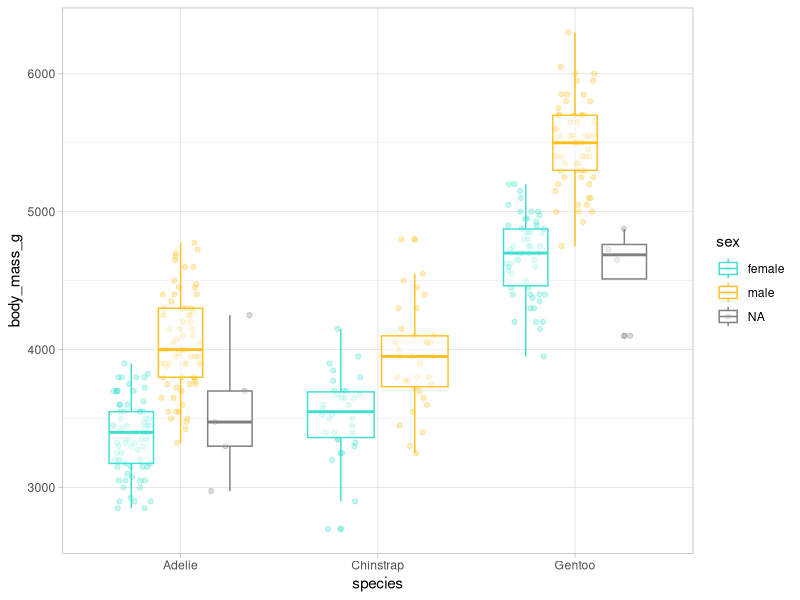
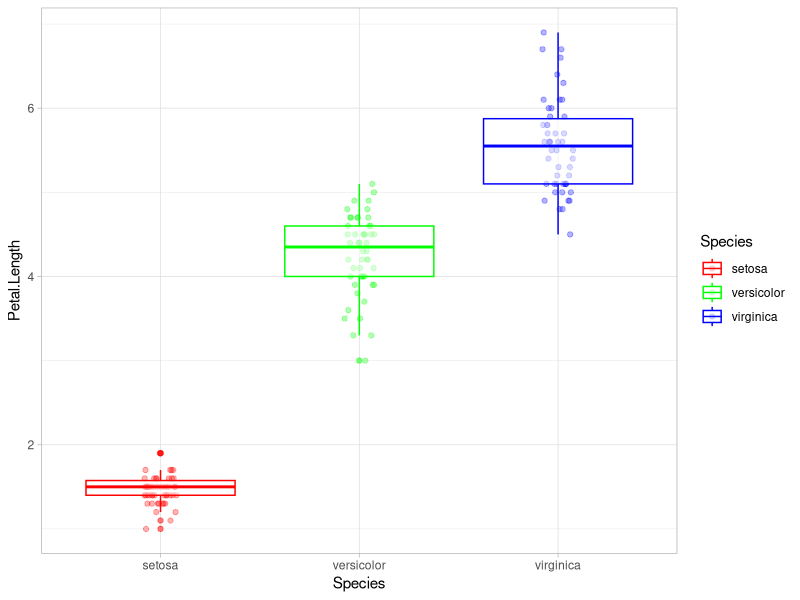
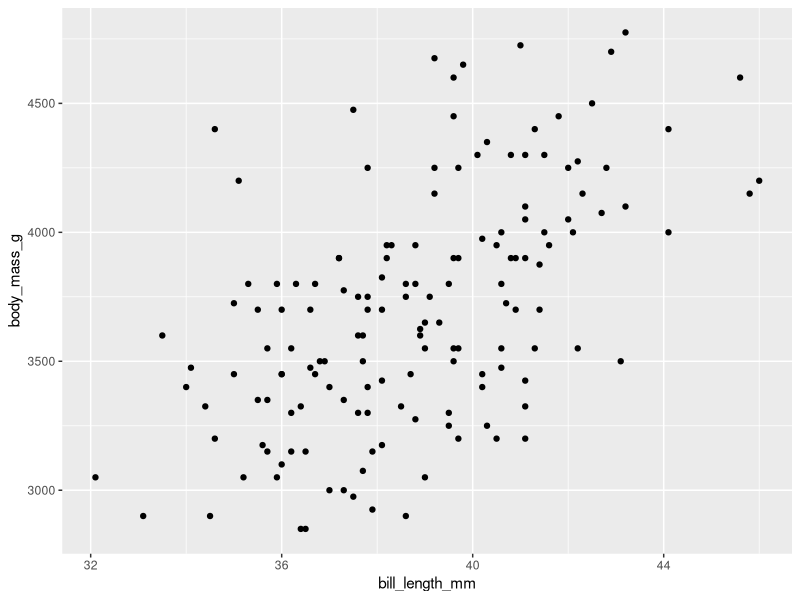
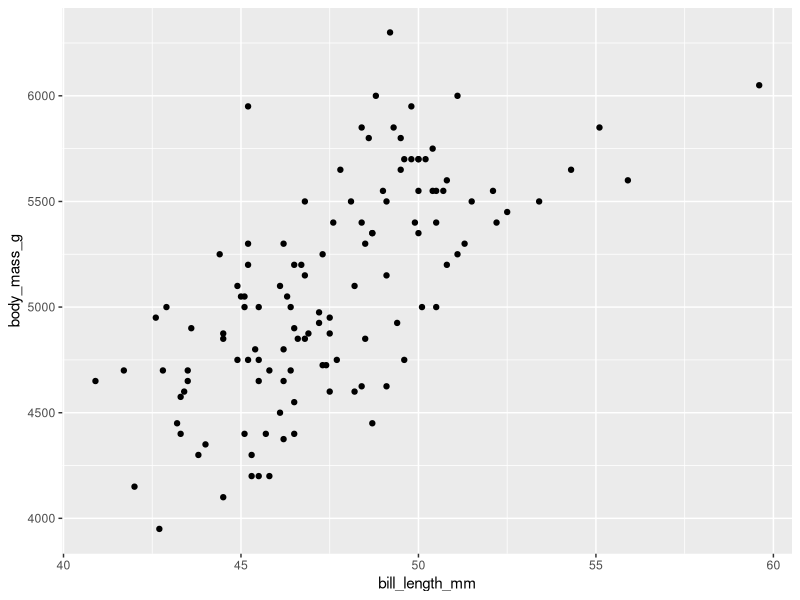
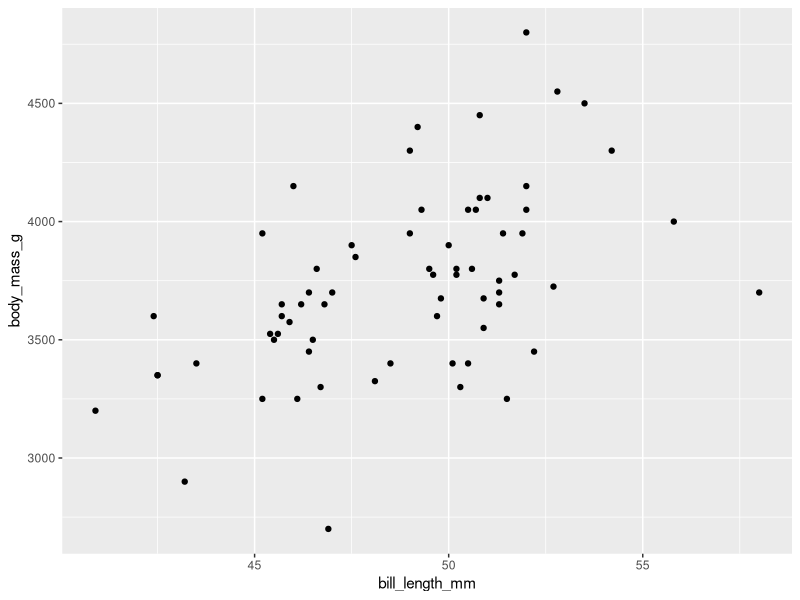

Recreate these plots in R, in order.
## ---- chunk 1

# 1
10 * 3

# 2
misvalores <- 1901:2000

# 3
misvalores + 5

# 4
misvalores * misvalores

## ---- chunk 2

library(palmerpenguins)
library(tidyverse)

# 1
adelie <- penguins |> 
  filter(species == "Adelie") |> 
  arrange(flipper_length_mm)

# 2
adelie_subset <- adelie |> 
  select(island, contains("bill"))

# 3
adelie2 <- adelie |> 
  select(-species)
## ---- chunk 3

# 1
penguins |> 
  group_by(island) |> 
  summarise(
    n = n(),
    mean_flipper_length = mean(flipper_length_mm, na.rm = TRUE)
  )

# 2
penguins |> 
  mutate(mass_by_length = (body_mass_g / 1000) / flipper_length_mm) |> 
  select(mass_by_length, everything())

## ---- chunk 4

dividirpor100 <- function(x) {
  x / 100
}

dividirpor100(30)

## ---- chunk 5

# R base
estandarizar <- function(x, my.na.rm) {
  (x - mean(x, na.rm = my.na.rm)) / sd(x, na.rm = my.na.rm)
}

estandarizar(penguins$bill_length_mm, my.na.rm = T)

# Tidyverse
estandarizar_tidy <- function(x, my.na.rm) {
  ({{ x }} - mean({{ x }}, na.rm = my.na.rm)) / sd({{ x }}, na.rm = my.na.rm)
} 

penguins |> 
  mutate(st_bill_length = estandarizar_tidy(x = bill_length_mm, my.na.rm = T)) |> 
  select(bill_length_mm, st_bill_length)

## ---- chunk 6

penguins_num <- penguins |> 
  select(species, sex, where(is.numeric))

explorar_penguins <-
  function(var) {
    ggplot(penguins_num, aes(x = species, y = .data[[var]], color = sex)) +
      geom_point(position = position_jitterdodge(), alpha = 0.3) +
      geom_boxplot(alpha = 0.5) +
      scale_color_manual(values = c("turquoise", "goldenrod1")) +
      theme_light() +
      ylab(var)
  }

explorar_penguins(var = "body_mass_g") 

explorar_df <- function(df, x_var, y_var, color) {
  ggplot(data = df, aes(x = .data[[x_var]], y = .data[[y_var]], color = .data[[color]])) + 
    geom_point(position = position_jitterdodge(), alpha = 0.3) +
    geom_boxplot(alpha = 0.5) + 
    scale_color_manual(values = rainbow(n = length(unique(df[[color]])))) +
    theme_light() + 
    ylab(y_var)
}

explorar_df(df = iris, # iris es un dataset cargado en RStudio por defecto
            y_var = "Petal.Length",
            x_var = "Species",
            color = "Species")

## ---- chunk 7

sum_10 <- function(x) {
  x + 10
}

map(1:4, sum_10)

## ---- chunk 8

map(penguins, \(x) mean(x))
map(penguins, \(x) mean(x, na.rm = T)) # opcion 1
map(penguins, mean, na.rm = T) # opcion 2

## ---- chunk 9

map_lgl(penguins, is.numeric)
penguins_num <- penguins[ , map_lgl(penguins, is.numeric)] 
map_dbl(penguins_num, median, na.rm = T)
map_chr(penguins, class)
map_int(penguins, \(x) length(unique(x)))
1:4 |> 
  map_vec(\(x) as.Date(ISOdate(x + 2024, 05, 13)))

## ---- chunk 10

penguins_list <- penguins |>
  group_split(species)

# asignamos nombres a las listas
names(penguins_list) <- c("p1", "p2", "p3")

# solucion al ejercicio
map2(penguins_list, names(penguins_list), \(x, y)
        mutate(x, nombre = y))

## ---- chunk 11

# primero eliminamos NA de bill_length_mm
penguins_nona <- penguins |> 
  drop_na(bill_length_mm)

penguins_nested <- penguins_nona |>
  group_by(species) |>
  nest() |> 
  mutate(
    lm_obj = map(data, \(df) lm(
      bill_length_mm ~ body_mass_g,
      data = df)),
    pred = map2(lm_obj, data,
                \(x, y) predict(x, y)),
    # solucion al ejercicio
    corr = map2_dbl(pred, data,
                    \(x, y) cor(x, y$bill_length_mm))
  )

# unnest()
penguins_nested |> 
  unnest(pred) |> 
  select(!c(data, lm_obj))

## ---- chunk 12

# ejercicio 9.1.1
penguins_list <- penguins |>
  group_split(species)

# asignamos nombres a las listas
names(penguins_list) <- c("p1", "p2", "p3")

# ejercicio 9.2.1
pmap(list(penguins_list, names(penguins_list)), \(x, y)
     mutate(x, nombre = y))

## ---- chunk 13

penguins_nested <- penguins |>
  group_by(species) |>
  nest()

penguins_nested_str <- penguins_nested |> 
  mutate(path = str_glue("penguins_{species}.csv"))

penguins_nested_str

walk2(penguins_nested_str$data, penguins_nested_str$path, write_csv)

## ---- chunk 14

gg_penguins_bill_body <- function(data_df) {
  ggplot(aes(bill_length_mm, body_mass_g),
         data = data_df) +
    geom_point()
}

penguins_nested <- penguins |>
  group_by(species) |>
  nest() |> 
  mutate(
    gg_obj = map(data, \(df) gg_penguins_bill_body(
      data_df = df
    ))
  )

penguins_nested_str <- penguins_nested |> 
  mutate(path = str_glue("penguins_{species}.png"))

penguins_nested_str

pwalk(list(plot = penguins_nested_str$gg_obj, filename = penguins_nested_str$path), ggsave)

## ---- chunk 15

penguins |> 
  map(safely(log)) |> 
  transpose()

## ---- chunk 16
Sys.time()
sessionInfo()
